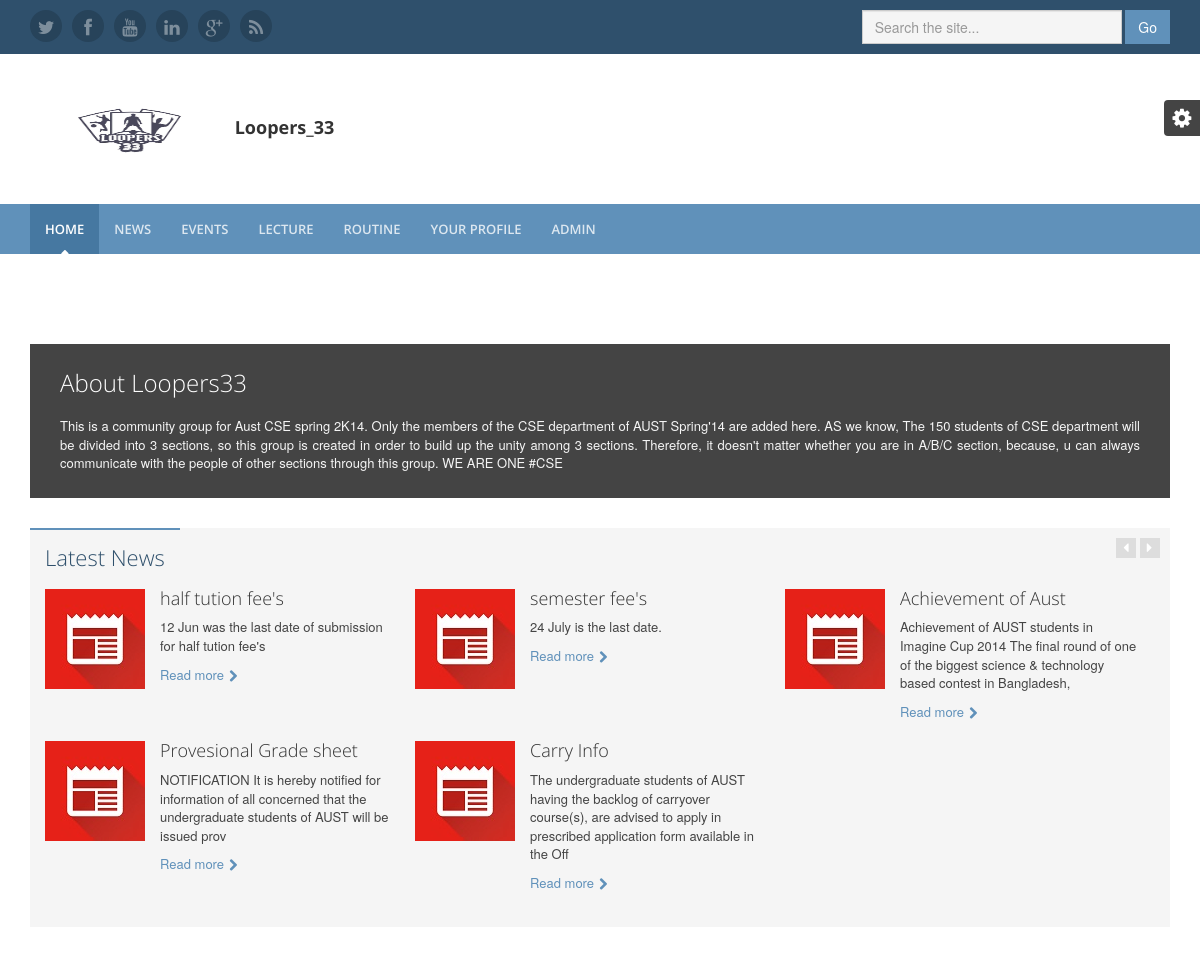
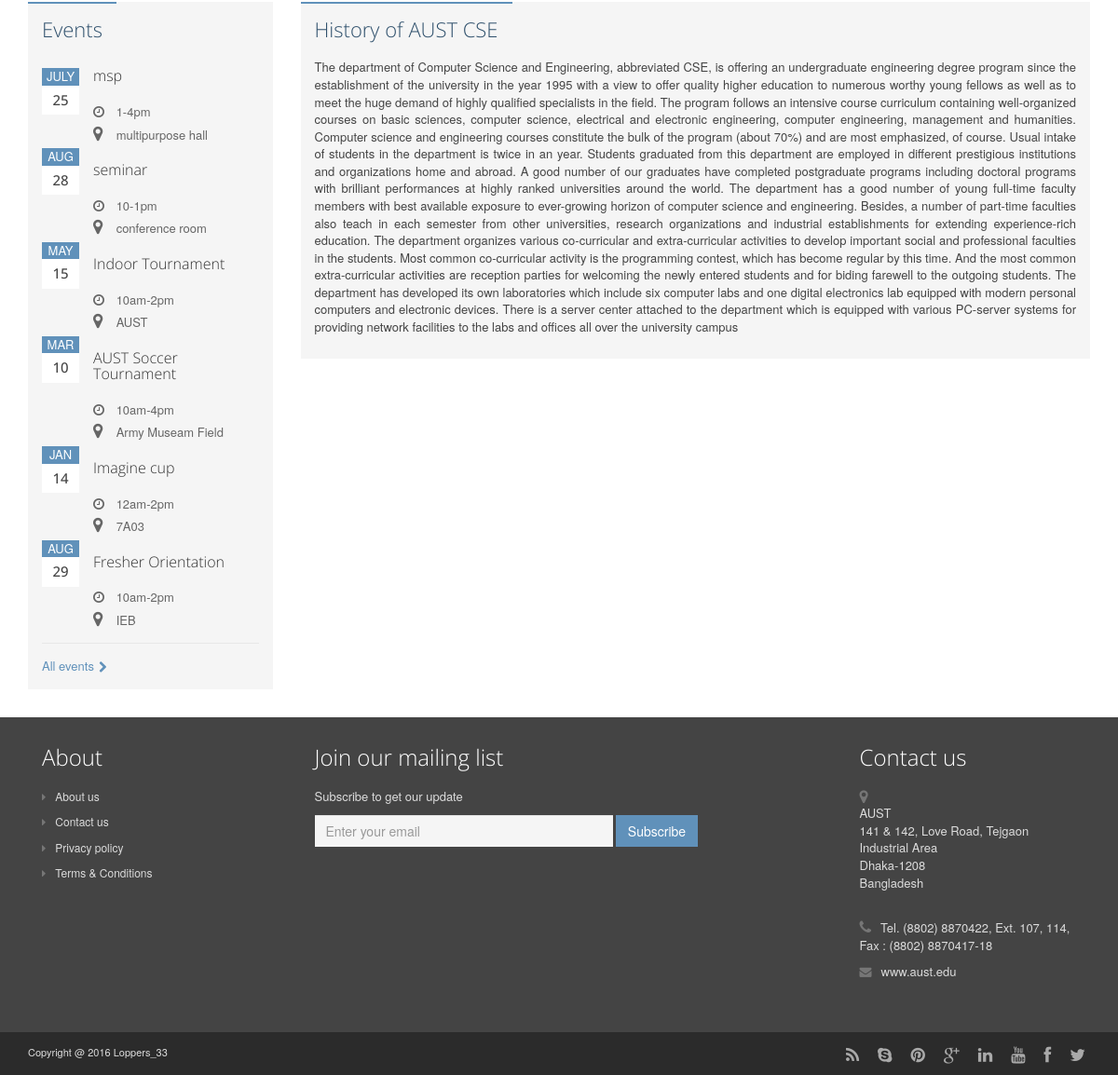
The page / on the database its author committed (2 pictures, top to bottom).
### tables this page shows
CREATE TABLE `news` (
  `news_id` int(11) NOT NULL,
  `news_title` varchar(200) NOT NULL,
  `news` varchar(1000) NOT NULL
);

CREATE TABLE `event` (
  `e_id` int(11) NOT NULL,
  `month` varchar(11) NOT NULL,
  `date` int(11) NOT NULL,
  `title` varchar(50) NOT NULL,
  `time` varchar(50) NOT NULL,
  `loc` varchar(50) NOT NULL,
  `desc` varchar(1000) NOT NULL
);

### index.php (called while the page is built)
<?php
	include 'header.php';
?>
<?php
	include 'home.php';
?>
<?php
	include 'footer.php';
?>

### home.php (the view, shortened to what this page needs)
<div class="content container">
            <section class="promo box box-dark">
                <div class="col-md-12">
                <h1 class="section-heading">About Loopers33</h1>
                    <p style="text-align:justify">This is a community group for Aust CSE spring 2K14. Only the members of the CSE department of AUST Spring'14 are added here.
AS we know, The 150 students of CSE department will be divided into 3 sections, so this group is created in order to build up the unity among 3 sections. Therefore, it doesn't matter whether you are in A/B/C section, because, u can always communicate with the people of other sections through this group.
WE ARE ONE #CSE
 </p>
                </div>
            </section>
            <section class="news">
                <h1 class="section-heading text-highlight"><span class="line">Latest News</span></h1>
                <div class="carousel-controls">
                    <a class="prev" href="#news-carousel" data-slide="prev"><i class="fa fa-caret-left"></i></a>
                    <a class="next" href="#news-carousel" data-slide="next"><i class="fa fa-caret-right"></i></a>
                </div>
                <div class="section-content clearfix">
                    <div id="news-carousel" class="news-carousel carousel slide">
                        <div class="carousel-inner">
                            <div class="item active">
                             <?php
                                $con=mysqli_connect("localhost","root","","sms");
                                $rslt=mysqli_query($con,"SELECT * from news order by news_id desc");
                                while ($row=mysqli_fetch_array($rslt))
                                {
                            ?>
                                <div class="col-md-4 news-item">
                                    <h2 class="title"><?php echo $row['news_title'];?></h2>
                                    <img class="thumb" src="assets/images/news/newspic.jpg"  alt="" />
                                    <p><?php echo substr($row['news'],0,150);?></p>
                                    <a class="read-more" href="news.php">Read more<i class="fa fa-chevron-right"></i></a>
                                </div>
                            <?php
                               }
                            ?>
                            </div>
                    	</div>
                	</div>
                </div>
            </section>
            <div class="row cols-wrapper">
                <div class="col-md-3">
                    <section class="events">
                        <h1 class="section-heading text-highlight"><span class="line">Events</span></h1>
                        <div class="section-content">
                            <div class="event-item">
                                 <?php
                                $con=mysqli_connect("localhost","root","","sms");
                                $rslt=mysqli_query($con,"SELECT * from event order by e_id desc");
                                while ($row=mysqli_fetch_array($rslt))
                                {
                            ?>
                                <p class="date-label">
                                    <span class="month"><?php
                                                    echo $row['month'];
                                            ?></span>
                                    <span class="date-number">
                                    <?php
                                        echo $row['date'];
                                    ?>
                                    </span>
                                </p>
                                <div class="details">
                                    <h2 class="title">
                                        <?php
                                           echo $row['title'];
                                        ?>
                                    </h2>
                                    <p class="time">
                                        <i class="fa fa-clock-o"></i>
                                        <?php
                                                    echo $row['time'];
                                        ?>
                                    </p>
                                    <p class="location">
                                        <i class="fa fa-map-marker"></i>
                                            <?php
                                                 echo $row['loc'];
                                            ?>
                                    </p>
                                </div>
                                <?php
                                    }
                                ?>
                            </div>
                            <a class="read-more" href="event.php">All events<i class="fa fa-chevron-right"></i></a>
                        </div>
                    </section>
                </div>
                <div class="col-md-9">
                    <section class="video">
                        <h1 class="section-heading text-highlight"><span class="line">History of AUST CSE</span></h1>
                        <div class="section-content">
                            <p class="description" style="text-align:justify">
                            The department of Computer Science and Engineering, abbreviated CSE, is offering an undergraduate engineering degree program since the establishment of the university in the year 1995 with a view to offer quality higher education to numerous worthy young fellows as well as to meet the huge demand of highly qualified specialists in the field. The program follows an intensive course curriculum containing well-organized courses on basic sciences, computer science, electrical and electronic engineering, computer engineering, management and humanities. Computer science and engineering courses constitute the bulk of the program (about 70%) and are most emphasized, of course. Usual intake of students in the department is twice in an year. Students graduated from this department are employed in different prestigious institutions and organizations home and abroad. A good number of our graduates have completed postgraduate programs including doctoral programs with brilliant performances at highly ranked universities around the world. The department has a good number of young full-time faculty members with best available exposure to ever-growing horizon of computer science and engineering. Besides, a number of part-time faculties also teach in each semester from other universities, research organizations and industrial establishments for extending experience-rich education. The department organizes various co-curricular and extra-curricular activities to develop important social and professional faculties in the students. Most common co-curricular activity is the programming contest, which has become regular by this time. And the most common extra-curricular activities are reception parties for welcoming the newly entered students and for biding farewell to the outgoing students. The department has developed its own laboratories which include six computer labs and one digital electronics lab equipped with modern personal computers and electronic devices. There is a server center attached to the department which is equipped with various PC-server systems for providing network facilities to the labs and offices all over the university campus</p>
                        </div>
                    </section>
                </div>
            </div>
        </div>

### assets/css/styles.css (style rules this page uses)
html, body { height: 100%; }
body { font-size: 13px; -webkit-font-smoothing: antialiased; -moz-osx-font-smoothing: grayscale; }
h1, h2, h3, h4, h5, h6 { font-family: 'open sans', arial, sans-serif; font-weight: 300; }
p { color: #444444; font-size: 13px; }
a { color: #6091ba; -webkit-transition: all 0.4s ease-in-out; -moz-transition: all 0.4s ease-in-out; -ms-transition: all 0.4s ease-in-out; -o-transition: all 0.4s ease-in-out; }
.text-highlight { color: #27435a; }
.read-more { -webkit-transition: all 0.4s ease-in-out; -moz-transition: all 0.4s ease-in-out; -ms-transition: all 0.4s ease-in-out; -o-transition: all 0.4s ease-in-out; font-size: 13px; display: block; }
.read-more .fa { position: relative; top: 1px; margin-left: 5px; }
.date-label { background: #f5f5f5; display: inline-block; width: 40px; height: 50px; text-align: center; font-size: 13px; }
.date-label .month { background: #6091ba; color: #fff; display: block; font-size: 13px; text-transform: uppercase; }
.date-label .date-number { clear: left; display: block; padding-top: 5px; font-size: 15px; font-family: 'open sans', arial, sans-serif; font-weight: 500; }
.box { background: #f5f5f5; padding: 15px; }
.box.box-dark { background: #444444; color: #fff; }
.home-page h1.section-heading { font-size: 22px; font-weight: 300; line-height: 2; margin-top: 0; color: #2f506c; }
.home-page h1.section-heading .line { border-top: 2px solid #6091ba; display: inline-block; padding: 0 15px; padding-top: 5px; }
.home-page section { background: #f5f5f5; overflow: hidden; margin-bottom: 30px; }
.home-page .section-content { padding: 15px; padding-top: 0; }
.home-page .carousel-controls a .fa { -webkit-transition: all 0.4s ease-in-out; -moz-transition: all 0.4s ease-in-out; -ms-transition: all 0.4s ease-in-out; -o-transition: all 0.4s ease-in-out; background: #dddddd; color: #fff; display: inline-block; width: 20px; height: 20px; text-align: center; margin-right: 0; font-size: 15px; }
.home-page .carousel-controls a.next .fa { padding-top: 2px; padding-right: 1px; }
.home-page .carousel-controls a.prev .fa { padding-top: 2px; padding-right: 1px; }
.home-page .promo { margin-bottom: 30px; }
.home-page .promo h1.section-heading { margin-top: 0; font-size: 24px; color: #fff; }
.home-page .promo p { color: #f5f5f5; }
.home-page .news { position: relative; }
.home-page .news .carousel-controls { position: absolute; right: 10px; top: 10px; }
.home-page .news h2.title { font-size: 18px; margin-top: 0; }
.home-page .news .news-item { padding-left: 115px; position: relative; margin-bottom: 20px; }
.home-page .news .thumb { position: absolute; left: 0; top: 0; }
.home-page .events .section-content { min-height: 520px; }
.home-page .events .event-item { position: relative; padding-left: 55px; border-bottom: 1px solid #e8e8e8; padding-bottom: 10px; }
.home-page .events .event-item .date-label { background: #fff; position: absolute; left: 0; }
.home-page .events .event-item h2.title { margin-bottom: 20px; font-size: 16px; }
.home-page .events .event-item p { margin-bottom: 5px; }
.home-page .events .event-item .fa { margin-right: 5px; font-size: 14px; min-width: 16px; color: #666; }
.home-page .events .event-item .fa.fa-map-marker { font-size: 18px; }
.home-page .events .read-more { margin-top: 15px; }
.home-page .events .details p { color: #666; }
.home-page .video { position: relative; }
@media (min-width: 768px) { .home-page .events .section-content { min-height: inherit; } }
@media (min-width: 992px) { .home-page .events .section-content { min-height: 520px; } }
@media (min-width: 992px) { html, body { height: 100%; } }
@media (min-width: 992px) { body { font-size: 13px; } }

### rows shown on the page
news: news_title "half tution fee's", news "12 Jun was the last date of submission for half tution fee's"
news: news_title "semester fee's", news "24 July is the last date."
news: news_title "Achievement of Aust", news "Achievement of AUST students in Imagine Cup 2014 The final round of one of the biggest science & technology based contest in Bangladesh,"
news: news_title "Provesional Grade sheet", news "NOTIFICATION It is hereby notified for information of all concerned that the undergraduate students of AUST will be issued prov"
news: news_title "Carry Info", news "The undergraduate students of AUST having the backlog of carryover course(s), are advised to apply in prescribed application form available in the Off"
event: month "JULY", date "25", title "msp", time "1-4pm", loc "multipurpose hall"
event: month "AUG", date "28", title "seminar", time "10-1pm", loc "conference room"
event: month "MAY", date "15", title "Indoor Tournament", time "10am-2pm", loc "AUST"
event: month "MAR", date "10", title "AUST Soccer Tournament", time "10am-4pm", loc "Army Museam Field"
event: month "JAN", date "14", title "Imagine cup", time "12am-2pm", loc "7A03"
event: month "AUG", date "29", title "Fresher Orientation", time "10am-2pm", loc "IEB"
